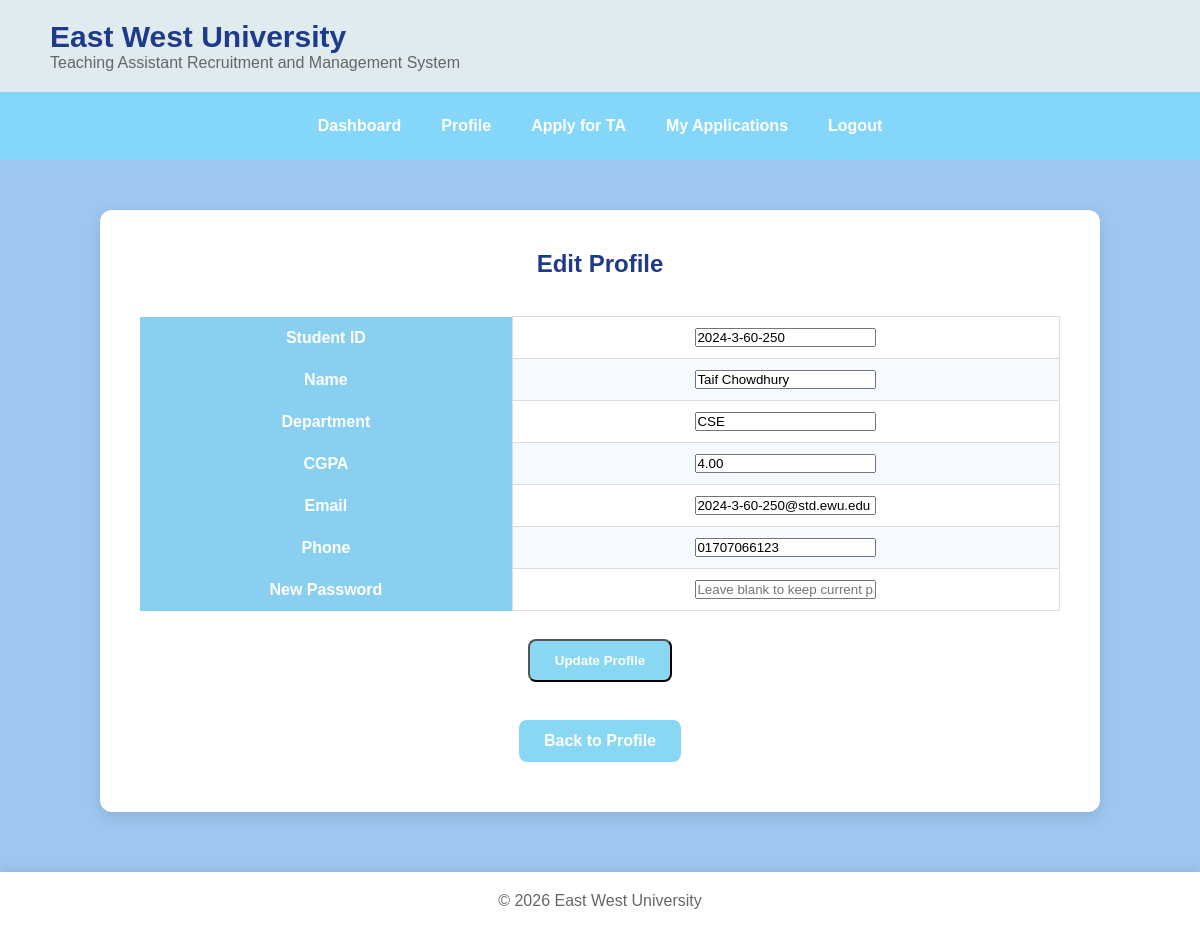
Screenshot of /student/edit_profile.php (signed in) with the database file from the repository.
### tables this page shows
CREATE TABLE `student` (
  `StudentID` varchar(20) NOT NULL,
  `FirstName` varchar(50) NOT NULL,
  `LastName` varchar(50) NOT NULL,
  `Email` varchar(100) NOT NULL,
  `Phone` varchar(20) DEFAULT NULL,
  `DateOfBirth` date NOT NULL,
  `CGPA` decimal(3,2) NOT NULL,
  `Password` varchar(255) DEFAULT NULL,
  `IsActivated` tinyint(1) DEFAULT 0,
  `DepartmentID` int(11) NOT NULL
);

CREATE TABLE `department` (
  `DepartmentID` int(11) NOT NULL,
  `DepartmentName` varchar(100) NOT NULL,
  `FloorNo` varchar(100) DEFAULT NULL
);

### student/edit_profile.php (the view, shortened to what this page needs)
<?php
include "../includes/db_conn.php";
$student_id = $_SESSION['user_id'];
$stmt = $conn->prepare(
    "SELECT
        Student.*,
        Department.DepartmentName
     FROM Student
     JOIN Department
     ON Student.DepartmentID=
        Department.DepartmentID
     WHERE Student.StudentID=?"
);
$stmt->bind_param(
    "s",
    $student_id
);
$stmt->execute();
$result = $stmt->get_result();
$student = $result->fetch_assoc();
?>
<!DOCTYPE html>
<html lang="en">
<head>
<link rel="stylesheet"
      href="../css/style.css">
</head>
<body>
<header>
<div class="logo">
<div>
<h1>
East West University
</h1>
<p>
Teaching Assistant Recruitment and Management
System
</p>
</div>
</div>
</header>
<nav>
<a href="dashboard.php">
Dashboard
</a>
<a href="profile.php">
Profile
</a>
<a href="apply_ta.php">
Apply for TA
</a>
<a href="my_applications.php">
My Applications
</a>
<a href="../logout.php">
Logout
</a>
</nav>
<div class="container">
<div class="card">
<h2>
Edit Profile
</h2>
<br>
<form method="POST">
    <table>
        <tr>
            <th>Student ID</th>
            <td>
                <input type="text" value="<?php echo htmlspecialchars($student['StudentID']); ?>" readonly>
            </td>
        </tr>
        <tr>
            <th>Name</th>
            <td>
                <input type="text" value="<?php echo htmlspecialchars($student['FirstName'] . " " . $student['LastName']); ?>" readonly>
            </td>
        </tr>
        <tr>
            <th>Department</th>
            <td>
                <input type="text" value="<?php echo htmlspecialchars($student['DepartmentName']); ?>" readonly>
            </td>
        </tr>
        <tr>
            <th>CGPA</th>
            <td>
                <input type="text" value="<?php echo htmlspecialchars($student['CGPA']); ?>" readonly>
            </td>
        </tr>
        <tr>
            <th>Email</th>
            <td>
                <input type="email" name="email" value="<?php echo htmlspecialchars($student['Email']); ?>" required>
            </td>
        </tr>
        <tr>
            <th>Phone</th>
            <td>
                <input type="text" name="phone" value="<?php echo htmlspecialchars($student['Phone']); ?>">
            </td>
        </tr>
        <tr>
            <th>New Password</th>
            <td>
                <input type="password" name="password" placeholder="Leave blank to keep current password">
            </td>
        </tr>
    </table>
    <br>
    <input type="submit" name="update" value="Update Profile" class="btn">
</form>
<br>
<a href="profile.php" class="btn">
Back to Profile
</a>
</div>
</div>
<footer>
&copy; 2026 East West University
</footer>
</body>
</html>

### css/style.css (style rules this page uses)
* { margin:0; padding:0; box-sizing:border-box; }
body { font-family:Arial, Helvetica, sans-serif; background:rgb(158, 198, 238); color:#333; }
header { background:rgb(224, 235, 240); padding:20px 50px; box-shadow:0px 3px 10px rgba(0,0,0,0.1); }
.logo { display:flex; align-items:center; }
.logo h1 { color:#1E3A8A; font-size:30px; }
.logo p { color:#666; }
.container { width:90%; max-width:1000px; margin:50px auto; }
.card { background:white; border-radius:12px; padding:40px; text-align:center; box-shadow:0px 5px 15px rgba(0,0,0,0.1); }
.card h2 { color:#1E3A8A; margin-bottom:20px; }
.btn { display:inline-block; background:#89d8f3; color:white; text-decoration:none; padding:12px 25px; margin:10px; border-radius:8px; transition:0.3s; font-weight:bold; }
footer { background:white; margin-top:60px; text-align:center; padding:20px; box-shadow:0px -2px 10px rgba(0,0,0,0.08); color:#666; }
nav { display:flex; flex-wrap:wrap; justify-content:center; gap:10px; background:#83d8faf1; padding:15px; }
nav a { text-decoration:none; color:white; font-weight:bold; padding:10px 15px; border-radius:6px; }
table { width: 100%; border-collapse: collapse; margin-top: 0; }
table th { background: #89CFF0; color: white; padding: 12px; white-space: normal; }
table td { padding: 10px; border: 1px solid #ddd; text-align: center; word-wrap: break-word; overflow-wrap: break-word; }
table tr:nth-child(even) { background: #F4FAFF; }

### rows the page displays
student: StudentID "2024-3-60-250", FirstName+LastName "Taif Chowdhury", DepartmentID.DepartmentName "CSE", CGPA "4.00", email "2024-3-60-250@std.ewu.edu", phone "01707066123"
